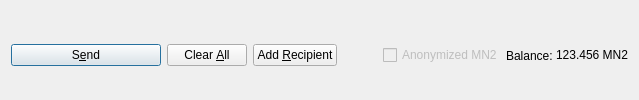
         <widget class="QFrame" name="frame_Send">
          <layout class="QHBoxLayout" name="horizontalLayout">
           <property name="bottomMargin">
            <number>0</number>
           </property>
           <item>
            <widget class="QPushButton" name="sendButton">
             <property name="minimumSize">
              <size>
               <width>150</width>
               <height>0</height>
              </size>
             </property>
             <property name="toolTip">
              <string>Confirm the send action</string>
             </property>
             <property name="text">
              <string>S&amp;end</string>
             </property>
             <property name="icon">
              <iconset resource="../masternoder2.qrc">
               <normaloff>:/icons/send</normaloff>:/icons/send</iconset>
             </property>
             <property name="autoDefault">
              <bool>false</bool>
             </property>
             <property name="default">
              <bool>true</bool>
             </property>
            </widget>
           </item>
           <item>
            <widget class="QPushButton" name="clearButton">
             <property name="sizePolicy">
              <sizepolicy hsizetype="Minimum" vsizetype="Fixed">
               <horstretch>0</horstretch>
               <verstretch>0</verstretch>
              </sizepolicy>
             </property>
             <property name="toolTip">
              <string>Clear all fields of the form.</string>
             </property>
             <property name="text">
              <string>Clear &amp;All</string>
             </property>
             <property name="icon">
              <iconset resource="../masternoder2.qrc">
               <normaloff>:/icons/remove</normaloff>:/icons/remove</iconset>
             </property>
             <property name="autoDefault">
              <bool>false</bool>
             </property>
            </widget>
           </item>
           <item>
            <widget class="QPushButton" name="addButton">
             <property name="toolTip">
              <string>Send to multiple recipients at once</string>
             </property>
             <property name="text">
              <string>Add &amp;Recipient</string>
             </property>
             <property name="icon">
              <iconset resource="../masternoder2.qrc">
               <normaloff>:/icons/add</normaloff>:/icons/add</iconset>
             </property>
             <property name="autoDefault">
              <bool>false</bool>
             </property>
            </widget>
           </item>
           <item>
            <spacer name="horizontalSpacer">
             <property name="orientation">
              <enum>Qt::Horizontal</enum>
             </property>
             <property name="sizeHint" stdset="0">
              <size>
               <width>40</width>
               <height>20</height>
              </size>
             </property>
            </spacer>
           </item>
           <item>
            <layout class="QHBoxLayout" name="horizontalLayout_2">
             <property name="spacing">
              <number>3</number>
             </property>
             <item>
              <widget class="QCheckBox" name="checkzMN2">
               <property name="enabled">
                <bool>false</bool>
               </property>
               <property name="text">
                <string>Anonymized MN2</string>
               </property>
              </widget>
             </item>
             <item>
              <widget class="QLabel" name="label">
               <property name="text">
                <string>Balance:</string>
               </property>
              </widget>
             </item>
             <item>
              <widget class="QLabel" name="labelBalance">
               <property name="sizePolicy">
                <sizepolicy hsizetype="Preferred" vsizetype="Fixed">
                 <horstretch>0</horstretch>
                 <verstretch>0</verstretch>
                </sizepolicy>
               </property>
               <property name="cursor">
                <cursorShape>IBeamCursor</cursorShape>
               </property>
               <property name="text">
                <string notr="true">123.456 MN2</string>
               </property>
               <property name="textInteractionFlags">
                <set>Qt::LinksAccessibleByMouse|Qt::TextSelectableByKeyboard|Qt::TextSelectableByMouse</set>
               </property>
              </widget>
             </item>
            </layout>
           </item>
          </layout>
         </widget>
